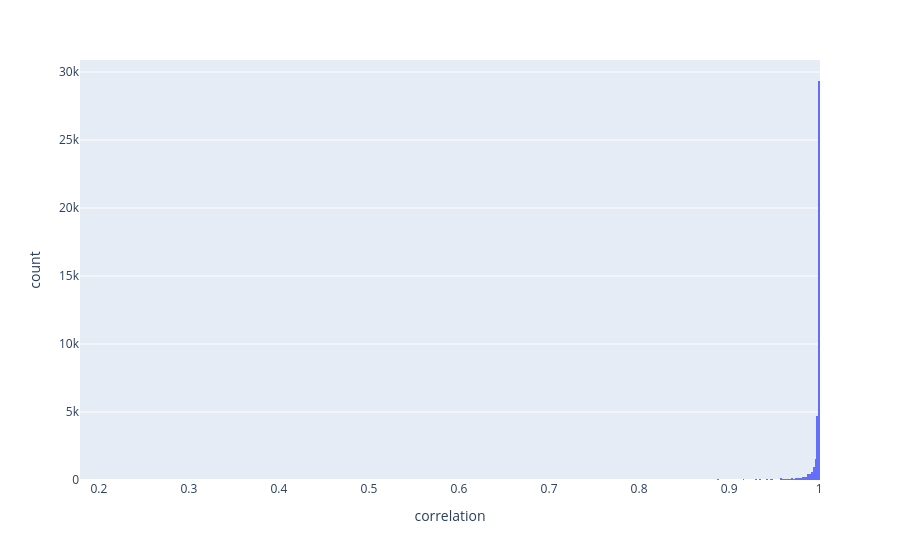

Notebook cell for this chart:
### Code cell
fig = px.histogram(merged_df_with_corr, x="correlation")
fig.show()

### Figure 1 — Plotly figure (JSON) as saved in the notebook; plotly's stock layout.template omitted (floating-point values rounded to 4 significant figures; data arrays with more than 128 entries replaced by an {"elided": "..."} marker saying what was removed)
{"data": [{"bingroup": "x", "hovertemplate": "correlation=%{x}<br>count=%{y}<extra></extra>", "legendgroup": "", "marker": {"color": "#636efa", "pattern": {"shape": ""}}, "name": "", "orientation": "v", "showlegend": false, "type": "histogram", "x": {"elided": "41931 float values"}, "xaxis": "x", "yaxis": "y"}], "layout": {"barmode": "relative", "legend": {"tracegroupgap": 0}, "margin": {"t": 60}, "xaxis": {"anchor": "y", "domain": [0, 1], "title": {"text": "correlation"}}, "yaxis": {"anchor": "x", "domain": [0, 1], "title": {"text": "count"}}}}
